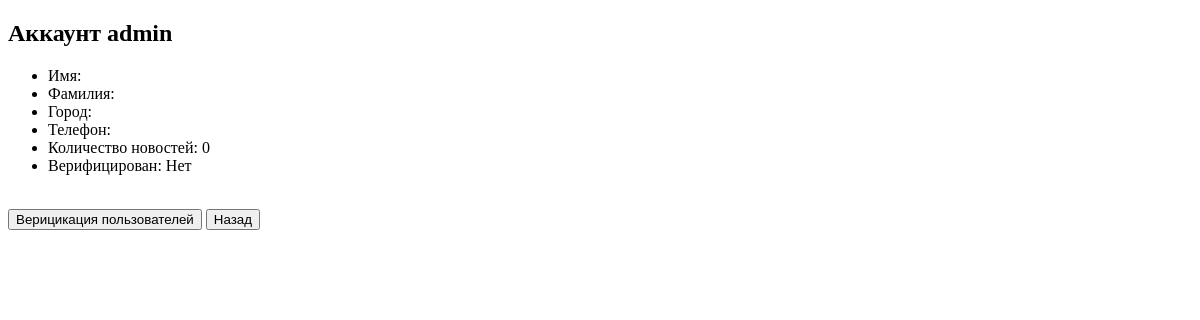
/user/admin/ (signed in), run on an earlier commit of the app's database.
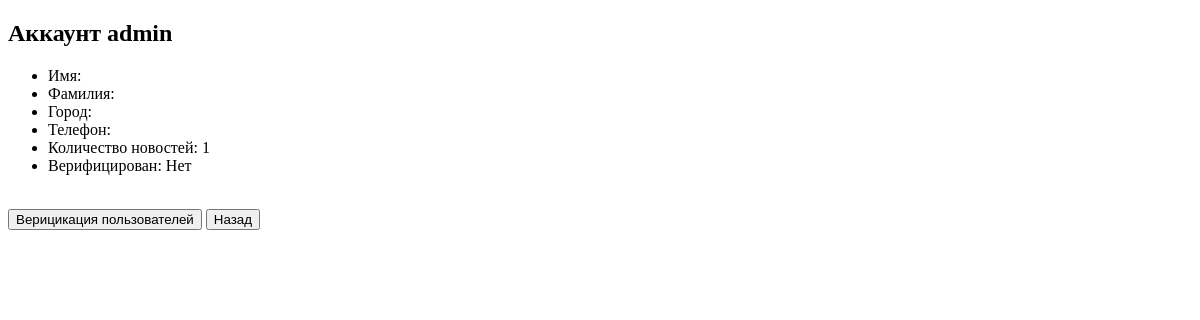
And on a later commit of the database.
### app_news/models.py (models this page shows, shortened)
class Profile(models.Model):
    user = models.OneToOneField(User, on_delete=models.CASCADE)
    city = models.CharField(max_length=36, blank=True)
    phone_number = models.CharField(max_length=12, blank=True)
    is_verified = models.BooleanField(default=False)
    news_count = models.IntegerField(default=0, blank=True)
    slug = models.SlugField(max_length=255, unique=True, db_index=True, verbose_name="URL",
                            default=None, null=True)

### app_news/views.py (the view)
# urls.py: path('user/<slug:slug>/', views.UserDetailView.as_view(), name='user-info'),
class UserDetailView(DetailView):
    model = Profile
    template_name = 'news/user_info.html'
    context_object_name = 'profile'
    slug_field = 'slug'

### app_news/templates/news/user_info.html (shortened to what this page needs)
<!DOCTYPE html>
<html lang="ru">
<head>
</head>
<body>
    {% if request.user.username != profile.user.username %}
    <h2>Попался, не подглядывай</h2>
    {% else %}
    <h2>Аккаунт {{ profile.user.username }}</h2>
    <ul>
        <li>Имя: {{ profile.user.first_name }}</li>
        <li>Фамилия: {{ profile.user.last_name}}</li>
        <li>Город: {{ profile.city }}</li>
        <li>Телефон: {{ profile.phone_number }}</li>
        <li>Количество новостей: {{ profile.news_count }}</li>
        <li>Верифицирован:
            {% if profile.is_verified %}
                Да
            {% else %}
                Нет
            {% endif %}
        </li>
    </ul>
    <br/>
    {% if perms.app_news.view_profile %}
        <a href="{% url 'verify' %}"><button>Верицикация пользователей</button></a>
    {% endif %}
    {% endif %}
    <a href="{% url 'news' %}"><button>Назад</button></a>
</body>
</html>

What changed in the data, as far as the page shows it:
changed Profile "admin": news_count "0" → "1"
